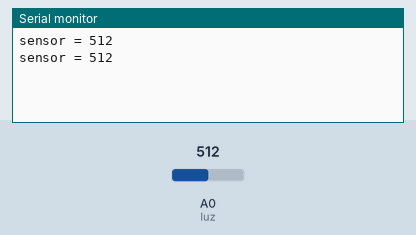
A sketch run on a simulated Arduino Uno, built with avr-gcc and run on an emulated ATmega328P. Shown: the last lines printed to the serial monitor. The inputs (shaded band) are chosen by the test bench; at power-on: A0 (luz) = 512.

Above: at 1.8 s.
1.9 s: A0 (luz) set to 716
At 2.6 s:
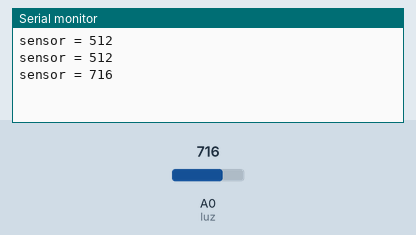
3.4 s: A0 (luz) set to 900
At 4.8 s:
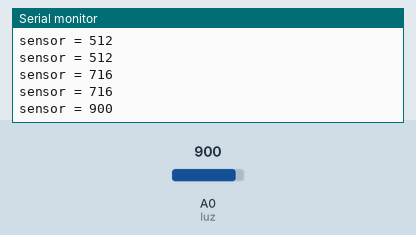
Timing chart, 0 to 6.4 s (numbered marks = the images above; inputs shaded):
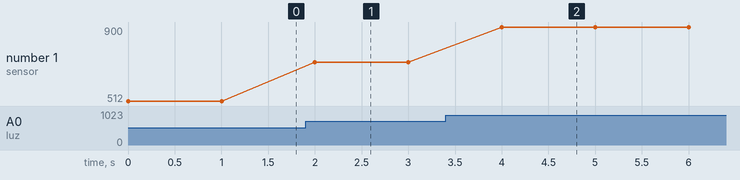

The sketch:

temt.ino
```cpp
 #define luz A0


void setup() {
    Serial.begin(9600);
 }

void loop() {
  // read the analog in value:
  int sensorValue = analogRead(luz);

  Serial.print("sensor = " );
  Serial.println(sensorValue);

  delay(1000);
 }
```

Measured:
- after the input at 1.9 s, the serial monitor: prints a new line after 0.10 s (image 1)
- after the input at 3.4 s, the serial monitor: prints a new line after 0.60 s (image 2)
- plotted number 1: 512 → 716 after the input at 1.9 s, 716 → 900 after the input at 3.4 s
